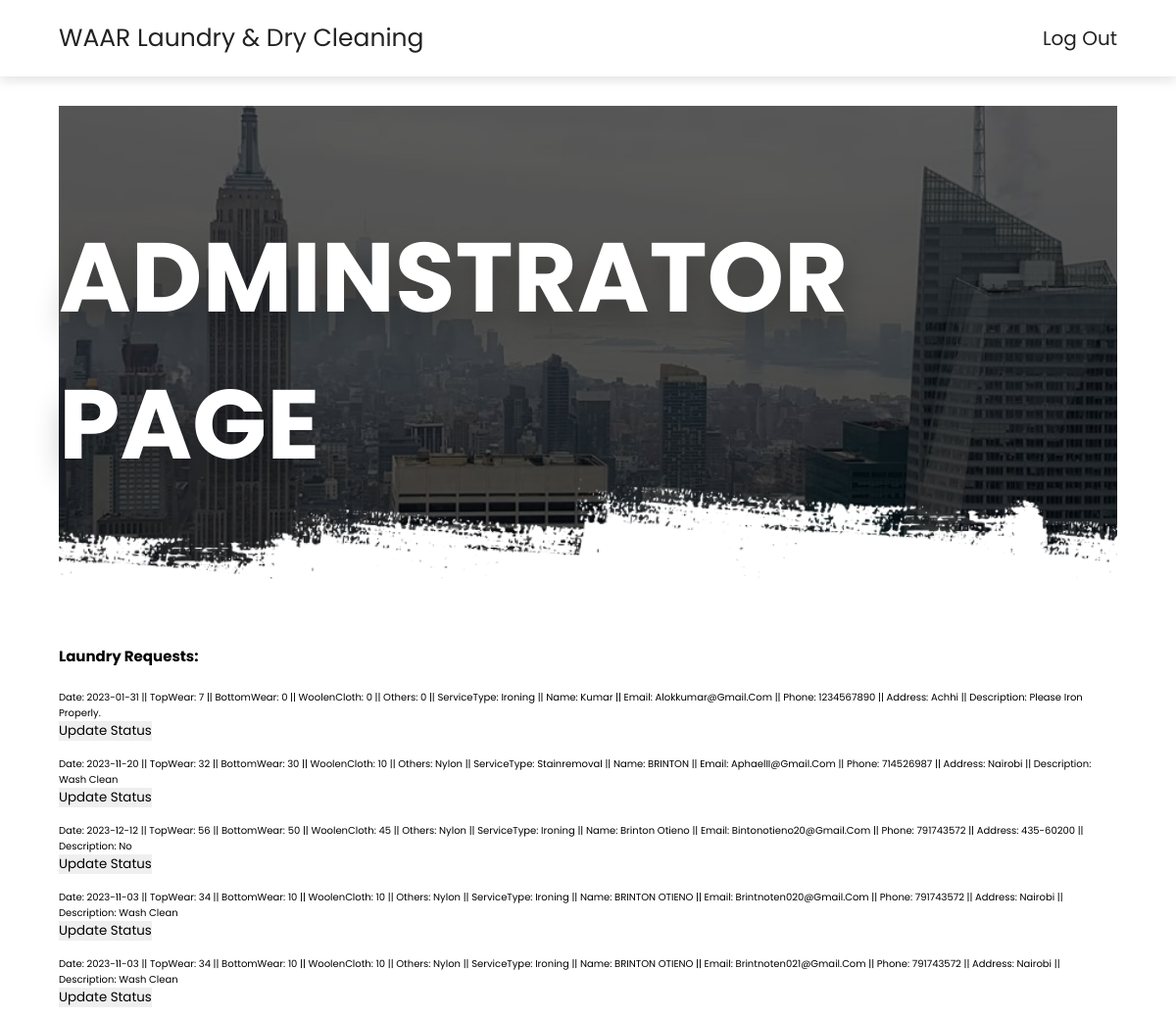
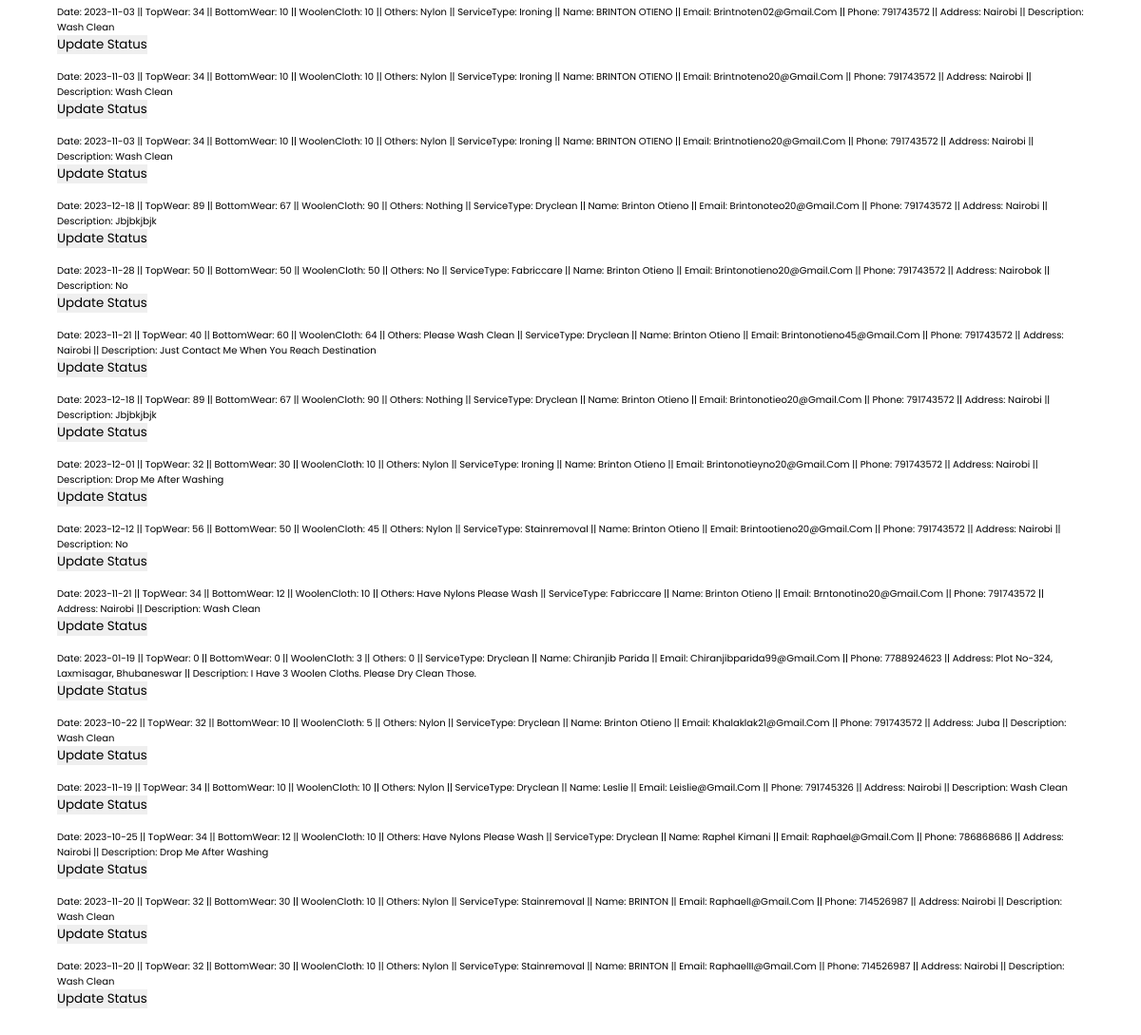
Page /dashboard.php on the committed database (2 pictures, top to bottom).
### tables this page shows
CREATE TABLE `book_form` (
  `date` date NOT NULL,
  `topwear` varchar(10) NOT NULL,
  `bottomwear` varchar(10) NOT NULL,
  `woolen` varchar(10) NOT NULL,
  `others` varchar(50) NOT NULL,
  `servicetype` varchar(25) NOT NULL,
  `name` varchar(25) NOT NULL,
  `email` varchar(50) NOT NULL,
  `phone` bigint(10) NOT NULL,
  `address` varchar(50) NOT NULL,
  `description` varchar(1000) NOT NULL
);

### dashboard.php (the view, shortened to what this page needs)
<?php
require('load.php');
?>
<!DOCTYPE html>
<html lang="en">
<head>
   <link rel="stylesheet" href="https://unpkg.com/swiper@7/swiper-bundle.min.css" />
   <link rel="stylesheet" href="https://cdnjs.cloudflare.com/ajax/libs/font-awesome/5.15.4/css/all.min.css">
   <link rel="stylesheet" href="css/style.css">
</head>
<body>
<section class="header">
<a href="dashboard.php" class="logo">WAAR Laundry & Dry Cleaning</a>
<nav class="navbar">
   <a href="admin.php">Log Out</a>
</nav>
</section>
<section class="packages">
<div class="heading" style="background:url(images/header-bg-3.png) no-repeat">
   <h1>Adminstrator Page</h1>
</div>
    <div class="box">
        <h2  style="text-transform: none;"> <?php
        echo'<h1>Laundry Requests:<br><br></h1>';
        $mysqli = new mysqli("localhost","root","","laundry_db");
        $sql = "SELECT * FROM book_form;";
        $result = $mysqli -> query($sql);
        while($row = mysqli_fetch_assoc($result)){
            echo ('Date:'.'  '.$row["date"].'  '.'||'.' '.'TopWear:'.'  '.$row["topwear"].'  '.'||'.' '.'BottomWear:'.'  '.$row["bottomwear"].'  '.'||'.' '.'WoolenCloth:'.'  '.$row["woolen"].'  '.'||'.' '.'Others:'.'  '.$row["others"].'  '.'||'.' '.'ServiceType:'.'  '.$row["servicetype"].'  '.'||'.' '.'Name:'.'  '.$row["name"].'  '.'||'.' '.'Email:'.'  '.$row["email"].' '.'||'.' '.'Phone:'.' '.$row["phone"].' '.'||'.' '.'Address:'.' '.$row["address"].' '.'||'.' '.'Description:'.' '.$row["description"].'<br>');
            ?>
               <form action="admin-status.php" method="post">
               <input type="submit" value="Update Status" class="submit" name="status">
               </form>
               <br>
        <?php }
?></h2>
</div>
        </section>
</body>
        </html>

### load.php (shortened to what this page needs)
<!DOCTYPE html>
<html lang="en">
<head>
</head>
<body>
</body>
</html>

### css/style.css (style rules this page uses)
:root { --main-color:#8e44ad; --black:#222; --white:#fff; --light-black:#777; --light-white:#fff9; --dark-bg:rgba(0,0,0,.7); --light-bg:#eee; --border:.1rem solid var(--black); --box-shadow:0 .5rem 1rem rgba(0,0,0,.1); --text-shadow:0 1.5rem 3rem rgba(0,0,0,.3); }
* { font-family: 'Poppins', sans-serif; margin:0; padding:0; box-sizing: border-box; outline: none; border:none; text-decoration: none; text-transform: capitalize; }
html { font-size: 62.5%; overflow-x: hidden; }
section { padding:5rem 10%; }
.heading { background-size: cover !important; background-position: center !important; padding-top: 10rem; padding-bottom:15rem; display: flex; align-items: center; justify-content: center; }
.heading h1 { font-size: 10rem; text-transform: uppercase; color:var(--white); text-shadow: var(--text-shadow); }
.header { position: sticky; top:0; left:0; right:0; z-index: 1000; background-color: var(--white); display: flex; padding-top: 2rem; padding-bottom: 2rem; box-shadow: var(--box-shadow); align-items: center; justify-content: space-between; }
.header .logo { font-size: 2.5rem; color:var(--black); }
.header .navbar a { font-size: 2rem; margin-left: 2rem; color:var(--black); }
@media (max-width:1200px) { section { padding:3rem 5%; } }

### rows in the picture
book_form: date "2023-01-31", topwear "7", bottomwear "0", woolen "0", others "0", servicetype "Ironing", name "Kumar", email "Alokkumar@gmail.com", phone "1234567890", address "Achhi", description "Please Iron Properly."
book_form: date "2023-11-20", topwear "32", bottomwear "30", woolen "10", others "Nylon", servicetype "Stainremoval", name "BRINTON", email "AphaelII@gmail.com", phone "714526987", address "Nairobi", description "Wash Clean"
book_form: date "2023-12-12", topwear "56", bottomwear "50", woolen "45", others "Nylon", servicetype "Ironing", name "Brinton Otieno", email "Bintonotieno20@gmail.com", phone "791743572", address "435-60200", description "No"
book_form: date "2023-11-03", topwear "34", bottomwear "10", woolen "10", others "Nylon", servicetype "Ironing", name "BRINTON OTIENO", email "Brintnoten020@gmail.com", phone "791743572", address "Nairobi", description "Wash Clean"
book_form: date "2023-11-03", topwear "34", bottomwear "10", woolen "10", others "Nylon", servicetype "Ironing", name "BRINTON OTIENO", email "Brintnoten021@gmail.com", phone "791743572", address "Nairobi", description "Wash Clean"
book_form: date "2023-11-03", topwear "34", bottomwear "10", woolen "10", others "Nylon", servicetype "Ironing", name "BRINTON OTIENO", email "Brintnoten02@gmail.com", phone "791743572", address "Nairobi", description "Wash Clean"
book_form: date "2023-11-03", topwear "34", bottomwear "10", woolen "10", others "Nylon", servicetype "Ironing", name "BRINTON OTIENO", email "Brintnoteno20@gmail.com", phone "791743572", address "Nairobi", description "Wash Clean"
book_form: date "2023-11-03", topwear "34", bottomwear "10", woolen "10", others "Nylon", servicetype "Ironing", name "BRINTON OTIENO", email "Brintnotieno20@gmail.com", phone "791743572", address "Nairobi", description "Wash Clean"
book_form: date "2023-12-18", topwear "89", bottomwear "67", woolen "90", others "Nothing", servicetype "Dryclean", name "Brinton Otieno", email "Brintonoteo20@gmail.com", phone "791743572", address "Nairobi", description "Jbjbkjbjk"
book_form: date "2023-11-28", topwear "50", bottomwear "50", woolen "50", others "No", servicetype "Fabriccare", name "Brinton Otieno", email "Brintonotieno20@gmail.com", phone "791743572", address "Nairobok", description "No"
book_form: date "2023-11-21", topwear "40", bottomwear "60", woolen "64", others "Please Wash Clean", servicetype "Dryclean", name "Brinton Otieno", email "Brintonotieno45@gmail.com", phone "791743572", address "Nairobi", description "Just Contact Me When You Reach Destination"
book_form: date "2023-12-18", topwear "89", bottomwear "67", woolen "90", others "Nothing", servicetype "Dryclean", name "Brinton Otieno", email "Brintonotieo20@gmail.com", phone "791743572", address "Nairobi", description "Jbjbkjbjk"
book_form: date "2023-12-01", topwear "32", bottomwear "30", woolen "10", others "Nylon", servicetype "Ironing", name "Brinton Otieno", email "Brintonotieyno20@gmail.com", phone "791743572", address "Nairobi", description "Drop Me After Washing"
book_form: date "2023-12-12", topwear "56", bottomwear "50", woolen "45", others "Nylon", servicetype "Stainremoval", name "Brinton Otieno", email "Brintootieno20@gmail.com", phone "791743572", address "Nairobi", description "No"
book_form: date "2023-11-21", topwear "34", bottomwear "12", woolen "10", others "Have Nylons Please Wash", servicetype "Fabriccare", name "Brinton Otieno", email "Brntonotino20@gmail.com", phone "791743572", address "Nairobi", description "Wash Clean"
book_form: date "2023-01-19", topwear "0", bottomwear "0", woolen "3", others "0", servicetype "Dryclean", name "Chiranjib Parida", email "Chiranjibparida99@gmail.com", phone "7788924623", address "Plot No-324, Laxmisagar, Bhubaneswar", description "I Have 3 Woolen Cloths. Please Dry Clean Those."
book_form: date "2023-10-22", topwear "32", bottomwear "10", woolen "5", others "Nylon", servicetype "Dryclean", name "Brinton Otieno", email "Khalaklak21@gmail.com", phone "791743572", address "Juba", description "Wash Clean"
book_form: date "2023-11-19", topwear "34", bottomwear "10", woolen "10", others "Nylon", servicetype "Dryclean", name "Leslie", email "Leislie@gmail.com", phone "791745326", address "Nairobi", description "Wash Clean"
book_form: date "2023-10-25", topwear "34", bottomwear "12", woolen "10", others "Have Nylons Please Wash", servicetype "Dryclean", name "Raphel Kimani", email "Raphael@gmail.com", phone "786868686", address "Nairobi", description "Drop Me After Washing"
book_form: date "2023-11-20", topwear "32", bottomwear "30", woolen "10", others "Nylon", servicetype "Stainremoval", name "BRINTON", email "RaphaelI@gmail.com", phone "714526987", address "Nairobi", description "Wash Clean"
book_form: date "2023-11-20", topwear "32", bottomwear "30", woolen "10", others "Nylon", servicetype "Stainremoval", name "BRINTON", email "RaphaelII@gmail.com", phone "714526987", address "Nairobi", description "Wash Clean"
